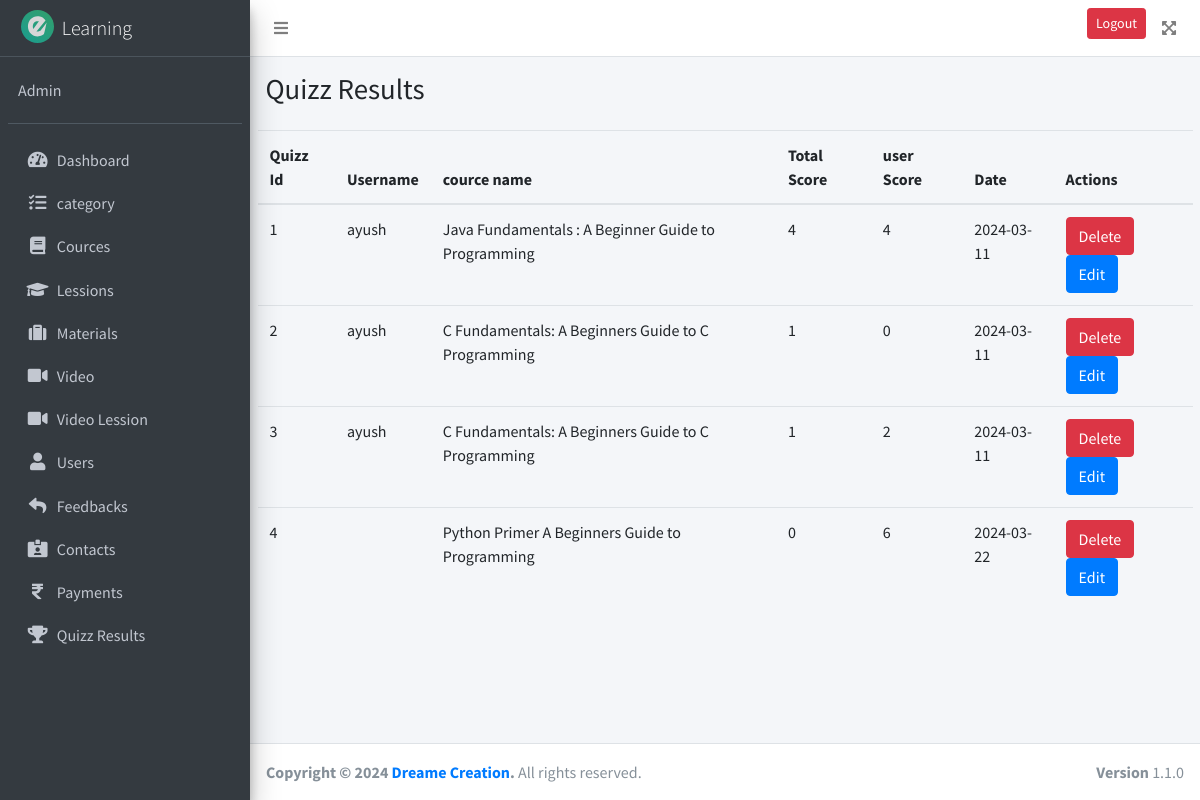
The app's page /admin/quizz_result.php with its own data.
### tables this page shows
CREATE TABLE `quizz_results` (
  `id` int(11) NOT NULL,
  `user_id` int(11) NOT NULL,
  `course_id` int(11) NOT NULL,
  `score` int(11) NOT NULL,
  `total_score` int(11) NOT NULL,
  `date` date NOT NULL DEFAULT current_timestamp()
);

CREATE TABLE `users` (
  `id` int(11) NOT NULL,
  `name` varchar(200) NOT NULL,
  `email` varchar(255) NOT NULL,
  `password` varchar(255) NOT NULL,
  `date` date NOT NULL DEFAULT current_timestamp(),
  `profile` varchar(200) NOT NULL DEFAULT 'default.jpg'
);

CREATE TABLE `courses` (
  `id` int(11) NOT NULL,
  `title` varchar(200) NOT NULL,
  `sub-title` varchar(200) NOT NULL,
  `sub-description` varchar(200) NOT NULL,
  `duration` int(11) NOT NULL,
  `category` varchar(100) NOT NULL,
  `level` varchar(100) NOT NULL,
  `lessons` int(11) NOT NULL,
  `img` varchar(100) NOT NULL,
  `description` text NOT NULL,
  `date` date NOT NULL DEFAULT current_timestamp(),
  `url` varchar(200) NOT NULL
);

### admin/quizz_result.php (the view, shortened to what this page needs)
<?php
include '../php/config.php';
?>
<!DOCTYPE html>
<html lang="en">
<head>
  <?php include 'pages/header.php' ?>
</head>
<body class="hold-transition sidebar-mini layout-fixed">
  <div class="wrapper">
    <?php include 'pages/navbar.php' ?>
    <div class="content-wrapper">
      <div class="content-header">
        <div class="container-fluid">
          <div class="row mb-2">
            <div class="col-sm-6">
              <h1 class="m-0">
               Quizz Results
              </h1>
            </div>
            <div class="col-sm-6">
            </div>
          </div>
        </div>
      </div>
      <div class="container">
        <div class="table-responsive">
          <table class="table">
            <thead>
              <tr>
                <th scope="col">Quizz Id</th>
                <th scope="col">Username</th>
                <th scope="col">cource name</th>
                <th scope="col">Total Score</th>
                <th scope="col">user Score</th>
                <th scope="col">Date</th>
                <th scope="col">Actions</th>
              </tr>
            </thead>
            <tbody>
              <?php
              $run_cources_lessons_q = mysqli_query($con, "SELECT * FROM `quizz_results` where 1");
              while ($run_cources_lessons = mysqli_fetch_assoc($run_cources_lessons_q)) {
                ?>
                <tr class="">
                  <td scope="row">
                    <?= $run_cources_lessons['id'] ?>
                  </td>
                  <td>
                    <?php
                   $feedback_u_id = $run_cources_lessons['user_id'];
                   $select_user = "SELECT * FROM `users` WHERE `id`=$feedback_u_id";
                   $run_user = mysqli_query($con, $select_user);
                   while ($row_user = mysqli_fetch_array($run_user)) {
                    echo $username = $row_user['name'];
                   }
                    ?>
                  </td>
                  <td>
                    <?php
                   $feedback_u_id = $run_cources_lessons['course_id'];
                   $select_user = "SELECT * FROM `courses` WHERE `id`=$feedback_u_id";
                   $run_user = mysqli_query($con, $select_user);
                   while ($row_user = mysqli_fetch_array($run_user)) {
                    echo $username = $row_user['title'];
                   }
                   ?>
                  </td>
                  <td>
                    <?= $run_cources_lessons['score'] ?>
                  </td>
                  <td>
                    <?= $run_cources_lessons['total_score'] ?>
                  </td>
                  <td>
                    <?= $run_cources_lessons['date'] ?>
                  </td>
                  <td>
                    <button type="button" class="btn btn-danger"> Delete </button>
                    <button type="button" class="btn btn-primary"> Edit </button>
                  </td>
                </tr>
                <?php
              }
              ?>
            </tbody>
          </table>
        </div>
      </div>
    </div>
    <?php include 'pages/footer.php' ?>
</body>
</html>

### records on screen
quizz_results: id "1", score "4", total_score "4", date "2024-03-11"
users: name "ayush"
courses: title "Java Fundamentals : A Beginner Guide to Programming"
quizz_results: id "2", score "1", total_score "0", date "2024-03-11"
courses: title "C Fundamentals: A Beginners Guide to C Programming"
quizz_results: id "3", score "1", total_score "2", date "2024-03-11"
quizz_results: id "4", score "0", total_score "6", date "2024-03-22"
courses: title "Python Primer A Beginners Guide to Programming"
